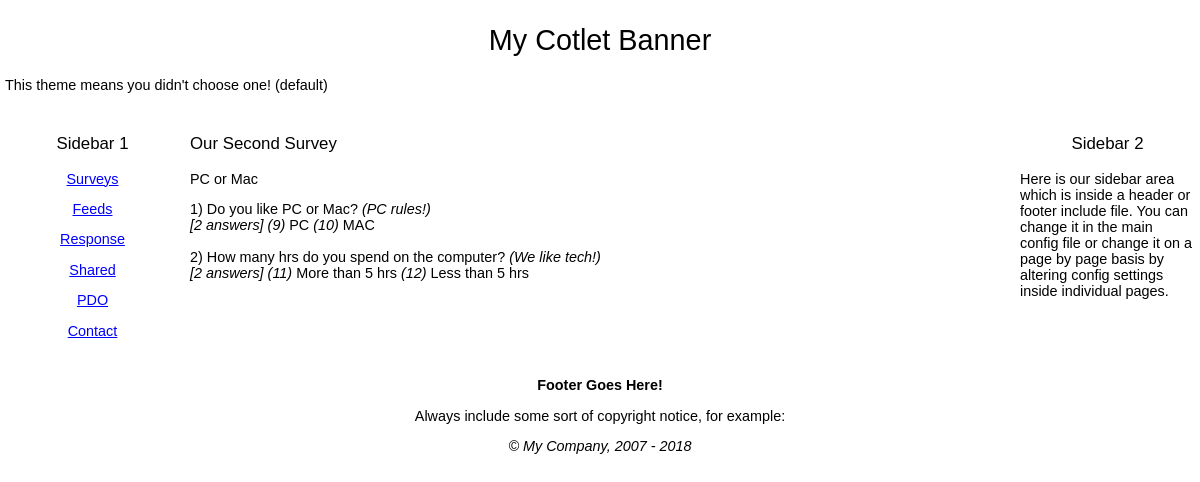
The app's page /surveys/survey_view.php?id=2 with its own data.
### tables this page shows
CREATE TABLE wn18_surveys(
SurveyID INT UNSIGNED NOT NULL AUTO_INCREMENT,
AdminID INT UNSIGNED DEFAULT 0,
Title VARCHAR(255) DEFAULT '',
Description TEXT DEFAULT '',
DateAdded DATETIME,
LastUpdated TIMESTAMP DEFAULT 0 ON UPDATE CURRENT_TIMESTAMP,
TimesViewed INT DEFAULT 0,
Status INT DEFAULT 0,
PRIMARY KEY (SurveyID)
);

CREATE TABLE wn18_questions(
QuestionID INT UNSIGNED NOT NULL AUTO_INCREMENT,
SurveyID INT UNSIGNED DEFAULT 0,
Question TEXT DEFAULT '',
Description TEXT DEFAULT '',
DateAdded DATETIME,
LastUpdated TIMESTAMP DEFAULT 0 ON UPDATE CURRENT_TIMESTAMP,
PRIMARY KEY (QuestionID),
INDEX SurveyID_index(SurveyID),
FOREIGN KEY (SurveyID) REFERENCES wn18_surveys(SurveyID) ON DELETE CASCADE
);

CREATE TABLE wn18_answers(
AnswerID INT UNSIGNED NOT NULL AUTO_INCREMENT,
QuestionID INT UNSIGNED DEFAULT 0,
Answer TEXT DEFAULT '',
Description TEXT DEFAULT '',
DateAdded DATETIME,
LastUpdated TIMESTAMP DEFAULT 0 ON UPDATE CURRENT_TIMESTAMP,
Status INT DEFAULT 0,
PRIMARY KEY (AnswerID),
INDEX QuestionID_index(QuestionID),
FOREIGN KEY (QuestionID) REFERENCES wn18_questions(QuestionID) ON DELETE CASCADE
);

### inc_0700/MyAutoLoader.php (called while the page is built, shortened)
<?php
class MyAutoLoader
{
	public static function NamespaceLoader($class)
    {
		$path = str_replace(array('/', '\\'), DIRECTORY_SEPARATOR, $class);
        $path = $path . '.php';
		if (file_exists($path)) {
			return;
		}
    }
    public static function IncludePathLoader($class)
    {
		$class = str_replace(array('/', '\\'), DIRECTORY_SEPARATOR, $class);
        $class_path = INCLUDE_PATH . $class . '.php';
		$legacy_path = INCLUDE_PATH . $class . '_inc.php';
    }
}

### surveys/SurveySez/Answer.php (called while the page is built, shortened)
<?php
class Answer
{
    function __construct($AnswerID,$answer,$description)
	{
		$this->AnswerID = (int)$AnswerID;
		$this->Text = $answer;
		$this->Description = $description;
	}
}

### surveys/survey_view.php (the view, shortened to what this page needs)
<?php
require '../inc_0700/config_inc.php';
if(isset($_GET['id']) && (int)$_GET['id'] > 0){
	 $myID = (int)$_GET['id'];
}else{
	myRedirect(VIRTUAL_PATH . "surveys/index.php");
}
$mySurvey = new SurveySez\Survey($myID);
?>
<h3><?=$mySurvey->Title;?></h3>
<?php
if($mySurvey->isValid)
{
	echo '<p>' . $mySurvey->Description . '</p>';
	echo $mySurvey->showQuestions();
}else{
	echo "Sorry, no such survey!";
}

### surveys/SurveySez/Survey.php (shortened to what this page needs)
<?php
class Survey
{
	 public $TotalQuestions = 0;
	 protected $aQuestion = Array();
    function __construct($id)
	{
		$this->SurveyID = (int)$id;
		$iConn = \IDB::conn();
		$sql = sprintf("select Title, Description from " . PREFIX . "surveys Where SurveyID =%d",$this->SurveyID);
		$result = mysqli_query($iConn,$sql) or die(trigger_error(mysqli_error($iConn), E_USER_ERROR));
		if (mysqli_num_rows($result) > 0)
		{
			$this->isValid = TRUE;
			while ($row = mysqli_fetch_assoc($result))
			{
			     $this->Title = dbOut($row['Title']);
			     $this->Description = dbOut($row['Description']);
			}
		}
		$sql = sprintf("select QuestionID, Question, Description from " . PREFIX . "questions where SurveyID =%d",$this->SurveyID);
		$result = mysqli_query($iConn,$sql) or die(trigger_error(mysqli_error($iConn), E_USER_ERROR));
		if (mysqli_num_rows($result) > 0)
		{
		   while ($row = mysqli_fetch_assoc($result))
		   {
				$this->TotalQuestions += 1;
				$this->aQuestion[] = new Question(dbOut($row['QuestionID']),dbOut($row['Question']),dbOut($row['Description']),$this->TotalQuestions);
		   }
		}
		$this->TotalQuestions = count($this->aQuestion);
	    $sql = "select a.AnswerID, a.Answer, a.Description, a.QuestionID from
		" . PREFIX . "surveys s inner join " . PREFIX . "questions q on q.SurveyID=s.SurveyID
		inner join " . PREFIX . "answers a on a.QuestionID=q.QuestionID
		where s.SurveyID = %d
		order by a.AnswerID asc";
		$sql = sprintf($sql,$this->SurveyID);
		$result = mysqli_query($iConn,$sql) or die(trigger_error(mysqli_error($iConn), E_USER_ERROR));
		if (mysqli_num_rows($result) > 0)
		{
		   while ($row = mysqli_fetch_assoc($result))
		   {
			    $QuestionID = (int)$row['QuestionID'];
		   }
		}
	}
	function showQuestions()
	{
		$myReturn = '';
		if($this->TotalQuestions > 0)
		{
			foreach($this->aQuestion as $question)
			{
				$myReturn .= $question->Number . ') ';
				$myReturn .= $question->Text . ' ';
				if($question->Description != ''){$myReturn .= '<em>(' . $question->Description . ')</em>';}
				$myReturn .= '<br />';
				$myReturn .= $question->showAnswers() . '<br />';
			}
		}else{
			$myReturn .= 'There are currently no questions for this survey.';
		}
		return $myReturn;
	}
}

### surveys/SurveySez/Question.php (shortened to what this page needs)
<?php
class Question
{
	 public $aAnswer = Array();
	 public $TotalAnswers = 0;
	function __construct($id,$question,$description,$number)
	{
		$this->QuestionID = (int)$id;
		$this->Text = $question;
		$this->Description = $description;
		$this->Number = $number;
	}
	function showAnswers()
	{
		$myReturn = '';
		if($this->TotalAnswers != 1){$s = 's';}else{$s = '';}
		$myReturn .= "<em>[" . $this->TotalAnswers . " answer" . $s . "]</em> ";
		foreach($this->aAnswer as $answer)
		{
			$myReturn .= "<em>(" . $answer->AnswerID . ")</em> ";
			$myReturn .= $answer->Text . " ";
		}
		$myReturn .= "<br />";
		return $myReturn;
	}
}

### include/default_style.css (style rules this page uses)
body { font-size: .9em; font-family: Verdana, Geneva, Arial, Helvetica, sans-serif; padding:0; margin:0; background-color:#FFFFFF; }
h1, h2, h3, h4, h5, h6 { font-weight: normal; }

### records on screen
wn18_surveys: Title "Our Second Survey", Description "PC or Mac"
wn18_questions: value "1) Do you like PC or Mac?", Description "PC rules!", TotalAnswers "2", AnswerID "9", value "PC"
wn18_answers: AnswerID "10", value "MAC"
wn18_questions: value "2) How many hrs do you spend on the computer?", Description "We like tech!", TotalAnswers "2"
wn18_answers: AnswerID "11", value "More than 5 hrs"
wn18_answers: AnswerID "12", value "Less than 5 hrs"

### other values on screen
$config->banner "My Cotlet Banner"
$aText[0] "Surveys"
$aText[0] "Feeds"
$aText[0] "Response"
$aText[0] "Shared"
$aText[0] "PDO"
$aText[0] "Contact"
